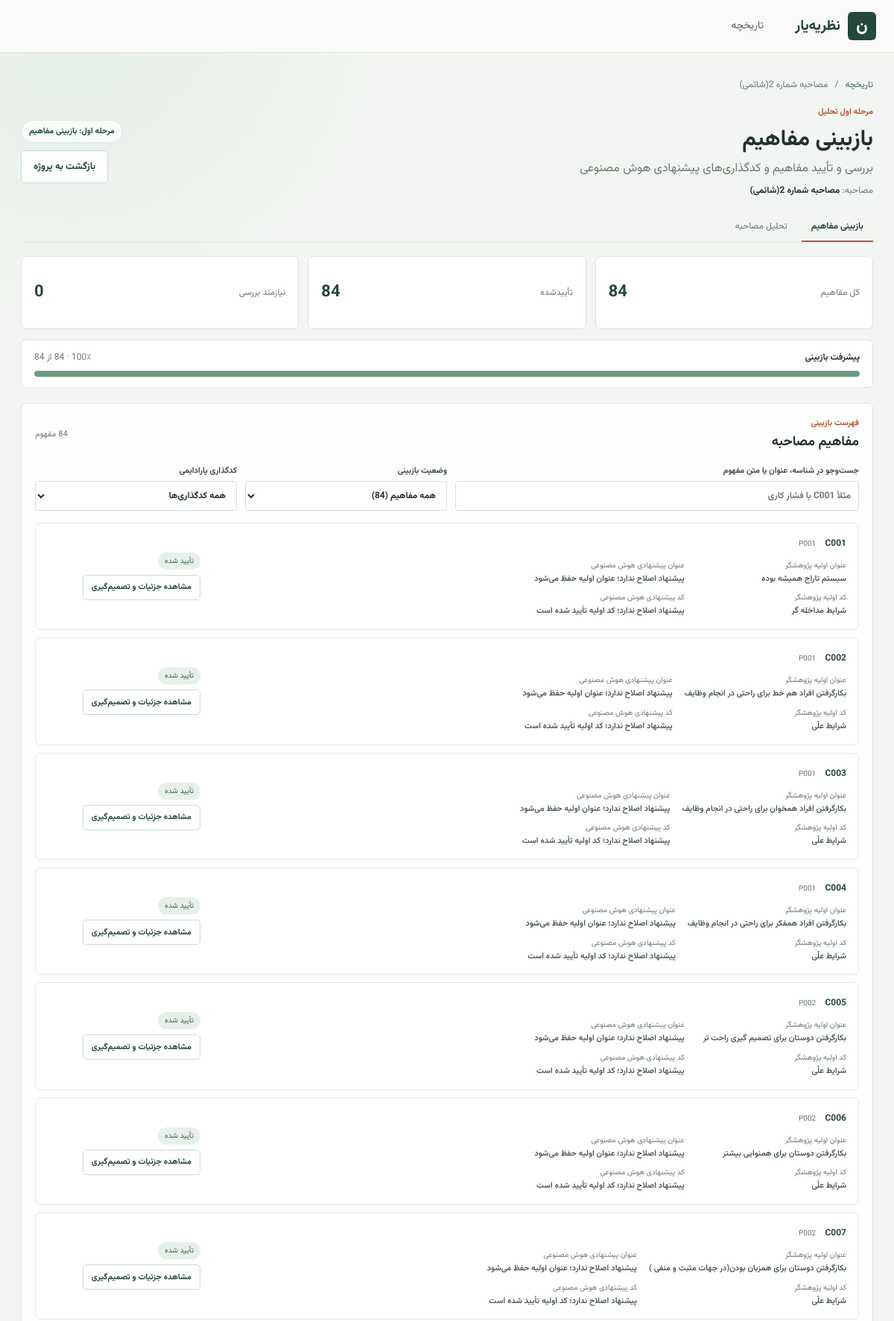
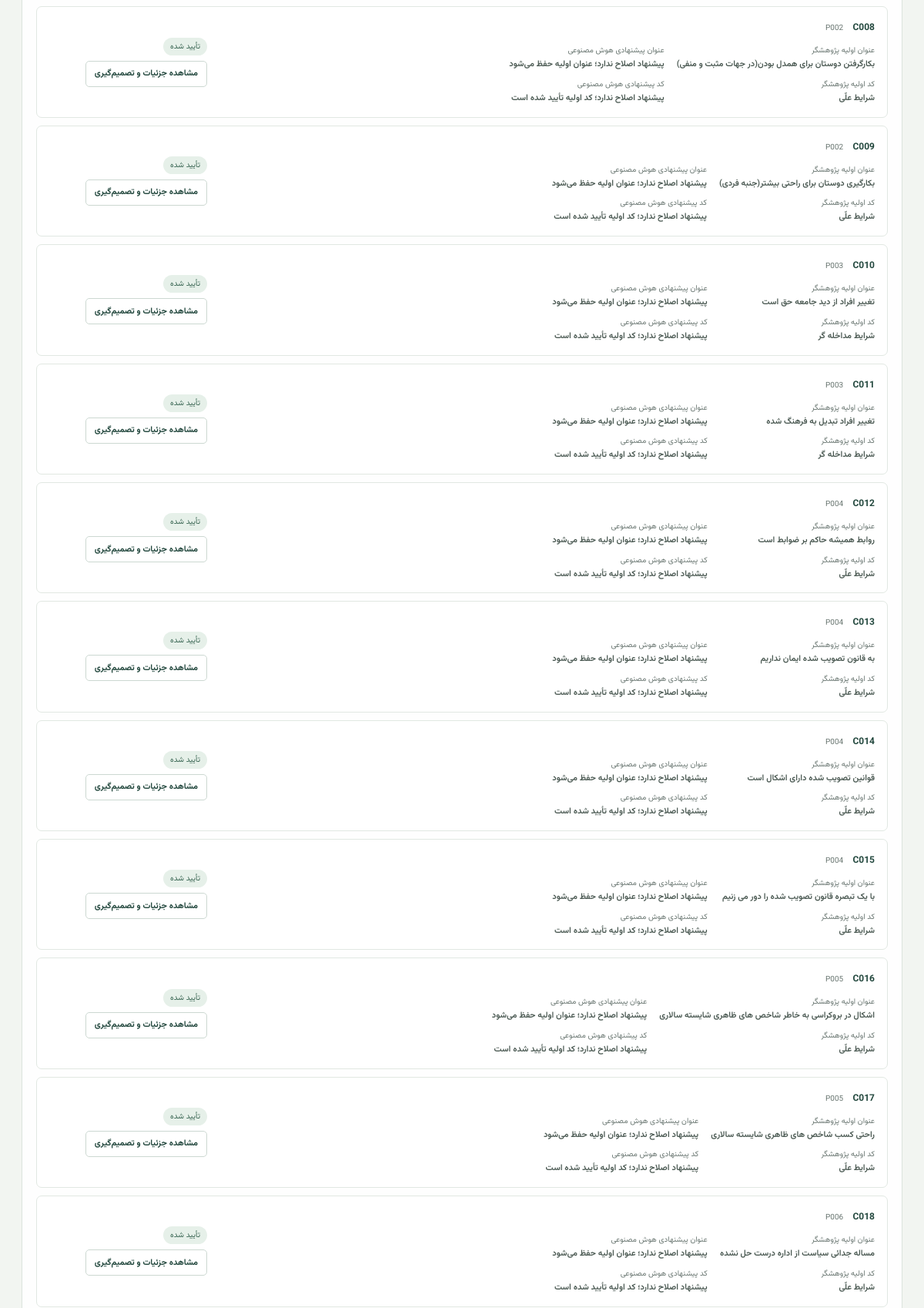
/results/8e9a670ae3eb45bfad165062829c8f35/concept-review (upper part), run on the app's committed database (2 pictures, top to bottom).
### tables this page shows
CREATE TABLE projects (
				project_id TEXT PRIMARY KEY,
				title TEXT NOT NULL,
				topic TEXT NOT NULL DEFAULT '',
				created_at TEXT NOT NULL,
				updated_at TEXT NOT NULL,
				source_filename TEXT NOT NULL DEFAULT '',
				paragraphs_json TEXT NOT NULL DEFAULT '[]',
				concepts_json TEXT NOT NULL DEFAULT '[]',
				analysis_json TEXT,
				raw_analysis_json TEXT,
				researcher_edits_json TEXT NOT NULL DEFAULT '{}',
				processing_issues_json TEXT NOT NULL DEFAULT '[]'
			, stage_outputs_json TEXT NOT NULL DEFAULT '{}', interview_id TEXT NOT NULL DEFAULT '');

### app/routers/results.py (the view)
@router.get("/{project_id}/concept-review")
def concept_review_page(request: Request, project_id: str):
	project = _v2_project_or_409(project_id)
	if isinstance(project, RedirectResponse):
		return project
	stored_edits = project.get("researcher_edits") or {}
	review_edits = stored_edits.get("concept_reviews", {})
	reviews = [
		_concept_review_row(project, review, review_edits.get(review["concept_id"], {}))
		for review in project["analysis"]["concept_reviews"]
	]
	total_count = len(reviews)
	approved_count = sum(row["status"] in {"approved", "edited"} for row in reviews)
	reviewed_count = sum(row["status"] in {"approved", "edited", "rejected"} for row in reviews)
	remaining_count = total_count - reviewed_count
	progress = round(reviewed_count / total_count * 100) if total_count else 0
	status_counts = {
		status: sum(row["status"] == status for row in reviews)
		for status in CONCEPT_REVIEW_STATUS_LABELS
	}
	return templates.TemplateResponse(
		request=request,
		name="concept_review.html",
		context={
			"project": project,
			"reviews": reviews,
			"status_counts": status_counts,
			"total_count": total_count,
			"approved_count": approved_count,
			"remaining_count": remaining_count,
			"progress": progress,
			"open_concept_id": request.query_params.get("open", ""),
		},
	)

### app/templates/concept_review.html (shortened to what this page needs)
{% extends "base.html" %}
{% block content %}
<div class="breadcrumbs"><a href="/projects">تاریخچه</a><span>/</span><span>{{ project.title }}</span></div>
<section class="concept-review-heading">
	<div>
		<p class="eyebrow">مرحله اول تحلیل</p>
		<h1>بازبینی مفاهیم</h1>
		<p class="lede">بررسی و تأیید مفاهیم و کدگذاری‌های پیشنهادی هوش مصنوعی</p>
		<p class="concept-review-interview">مصاحبه: <strong>{{ project.interview_id or project.title }}</strong></p>
	</div>
	<div class="concept-review-heading-actions">
		<span class="concept-stage-badge">مرحله اول: بازبینی مفاهیم</span>
		<a class="button button-secondary" href="/projects/{{ project.project_id }}">بازگشت به پروژه</a>
	</div>
</section>
<nav class="result-tabs" aria-label="بخش‌های تحلیل">
	<a class="is-active" href="/results/{{ project.project_id }}/concept-review">بازبینی مفاهیم</a>
	<a href="/results/{{ project.project_id }}/interview-analysis">تحلیل مصاحبه</a>
</nav>
<section class="concept-review-stats" aria-label="آمار بازبینی">
	<article class="concept-stat"><span>کل مفاهیم</span><strong>{{ total_count }}</strong></article>
	<article class="concept-stat"><span>تأییدشده</span><strong>{{ approved_count }}</strong></article>
	<article class="concept-stat"><span>نیازمند بررسی</span><strong>{{ remaining_count }}</strong></article>
</section>
<section class="concept-progress" aria-label="پیشرفت بازبینی">
	<div class="concept-progress-heading"><strong>پیشرفت بازبینی</strong><span>{{ progress }}٪ · {{ total_count - remaining_count }} از {{ total_count }}</span></div>
	<div class="concept-progress-track" role="progressbar" aria-valuenow="{{ progress }}" aria-valuemin="0" aria-valuemax="100" aria-label="پیشرفت بازبینی"><span style="width: {{ progress }}%"></span></div>
</section>
<form id="concept-review-form" class="concept-review-form" action="/results/{{ project.project_id }}/concept-review" method="post" data-concept-review data-project-id="{{ project.project_id }}" data-open-concept="{{ open_concept_id }}">
	<section class="concept-list-panel" id="concepts" aria-label="فهرست مفاهیم">
		<div class="concept-list-heading">
			<div><p class="eyebrow">فهرست بازبینی</p><h2>مفاهیم مصاحبه</h2></div>
			<span class="concept-result-count" data-result-count>{{ total_count }} مفهوم</span>
		</div>
		<div class="concept-review-filters">
			<label class="concept-search">جست‌وجو در شناسه، عنوان یا متن مفهوم<input type="search" data-concept-search placeholder="مثلاً C001 یا فشار کاری" aria-label="جست‌وجو در مفاهیم"></label>
			<label>وضعیت بازبینی<select data-concept-filter aria-label="فیلتر وضعیت">
				<option value="all">همه مفاهیم ({{ total_count }})</option>
			</select></label>
			<label>کدگذاری پارادایمی<select data-code-filter aria-label="فیلتر کدگذاری پارادایمی">
				<option value="all">همه کدگذاری‌ها</option>
			</select></label>
		</div>
		<div class="concept-review-list" data-concept-list>
		{% for row in reviews %}
			<article class="concept-review-card" id="concept-{{ row.review.concept_id }}" data-concept-card data-concept-id="{{ row.review.concept_id }}" data-detail-url="/results/{{ project.project_id }}/concept-review/{{ row.review.concept_id }}" data-status="{{ row.status }}" data-code="{{ row.review.suggested_code }}" data-search="{{ row.search_text|forceescape }}">
				<div class="concept-card-summary">
					<div class="concept-card-main">
						<strong class="concept-id">{{ row.review.concept_id }}</strong>
						<span class="concept-witness">{{ row.review.paragraph_id or 'شاهد نامشخص' }}</span>
						<div class="concept-card-values">
							<p><span>عنوان اولیه پژوهشگر</span><strong>{{ row.review.original_concept }}</strong></p>
							<p><span>عنوان پیشنهادی هوش مصنوعی</span><strong>{% if row.review.concept_change_required %}{{ row.review.suggested_concept }}{% else %}پیشنهاد اصلاح ندارد؛ عنوان اولیه حفظ می‌شود{% endif %}</strong></p>
							<p><span>کد اولیه پژوهشگر</span><strong>{{ row.review.original_code or 'ثبت نشده' }}</strong></p>
							<p><span>کد پیشنهادی هوش مصنوعی</span><strong>{% if row.review.code_evaluation == 'revise' %}{{ row.review.suggested_code }}{% elif row.review.code_evaluation == 'confirmed' %}پیشنهاد اصلاح ندارد؛ کد اولیه تأیید شده است{% else %}ارزیابی قطعی نیست؛ نیازمند بررسی پژوهشگر{% endif %}</strong></p>
						</div>
					</div>
					<div class="concept-card-side">
						<span class="status-pill status-{{ row.status }}">{{ row.status_label }}</span>
						<button class="button button-secondary concept-open-button" type="button" data-open-concept>مشاهده جزئیات و تصمیم‌گیری</button>
					</div>
				</div>
			</article>
		{% else %}
			<div class="concept-empty-state">مفهومی برای بازبینی وجود ندارد.</div>
		{% endfor %}
		</div>
	</section>
</form>
{% endblock %}

### data on the page
projects: title "مصاحبه شماره 2(شائمی)", interview+title "مصاحبه شماره 2(شائمی)"

### other printed values
{{ total_count }} "84"
{{ approved_count }} "84"
{{ remaining_count }} "0"
{{ progress }} "100"
{{ row.review.concept_id }} "C001" "C002" "C003" "C004" "C005" "C006" "C007" "C008" "C009" "C010" "C011" "C012" "C013" "C014" "C015" "C016" "C017" "C018"
{{ row.review.paragraph_id or 'شاهد نامشخص' }} "P001" "P001" "P001" "P001" "P002" "P002" "P002" "P002" "P002" "P003" "P003" "P004" "P004" "P004" "P004" "P005" "P005" "P006"
{{ row.review.original_concept }} "سیستم تاراج همیشه بوده" "بکارگرفتن افراد هم خط برای راحتی در انجام وظایف" "بکارگرفتن افراد همخوان برای راحتی در انجام وظایف" "بکارگرفتن افراد همفکر برای راحتی در انجام وظایف" "بکارگرفتن دوستان برای تصمیم گیری راحت تر" "بکارگرفتن دوستان برای همنوایی بیشتر" "بکارگرفتن دوستان برای همزبان بودن(در جهات مثبت و منفی )" "بکارگرفتن دوستان برای همدل بودن(در جهات مثبت و منفی)" "بکارگیری دوستان برای راحتی بیشتر(جنبه فردی)" "تغییر افراد از دید جامعه حق است" "تغییر افراد تبدیل به فرهنگ شده" "روابط همیشه حاکم بر ضوابط است" "به قانون تصویب شده ایمان نداریم" "قوانین تصویب شده دارای اشکال است" "با یک تبصره قانون تصویب شده را دور می زنیم" "اشکال در بروکراسی به خاطر شاخص های ظاهری شایسته سالاری" "راحتی کسب شاخص های ظاهری شایسته سالاری" "مساله جدائی سیاست از اداره درست حل نشده"
{{ row.review.original_code or 'ثبت نشده' }} "شرایط مداخله گر" "شرایط علّی" "شرایط علّی" "شرایط علّی" "شرایط علّی" "شرایط علّی" "شرایط علّی" "شرایط علّی" "شرایط علّی" "شرایط مداخله گر" "شرایط مداخله گر" "شرایط علّی" "شرایط علّی" "شرایط علّی" "شرایط علّی" "شرایط علّی" "شرایط علّی" "شرایط علّی"
{{ row.status_label }} "تأیید شده" "تأیید شده" "تأیید شده" "تأیید شده" "تأیید شده" "تأیید شده" "تأیید شده" "تأیید شده" "تأیید شده" "تأیید شده" "تأیید شده" "تأیید شده" "تأیید شده" "تأیید شده" "تأیید شده" "تأیید شده" "تأیید شده" "تأیید شده"
